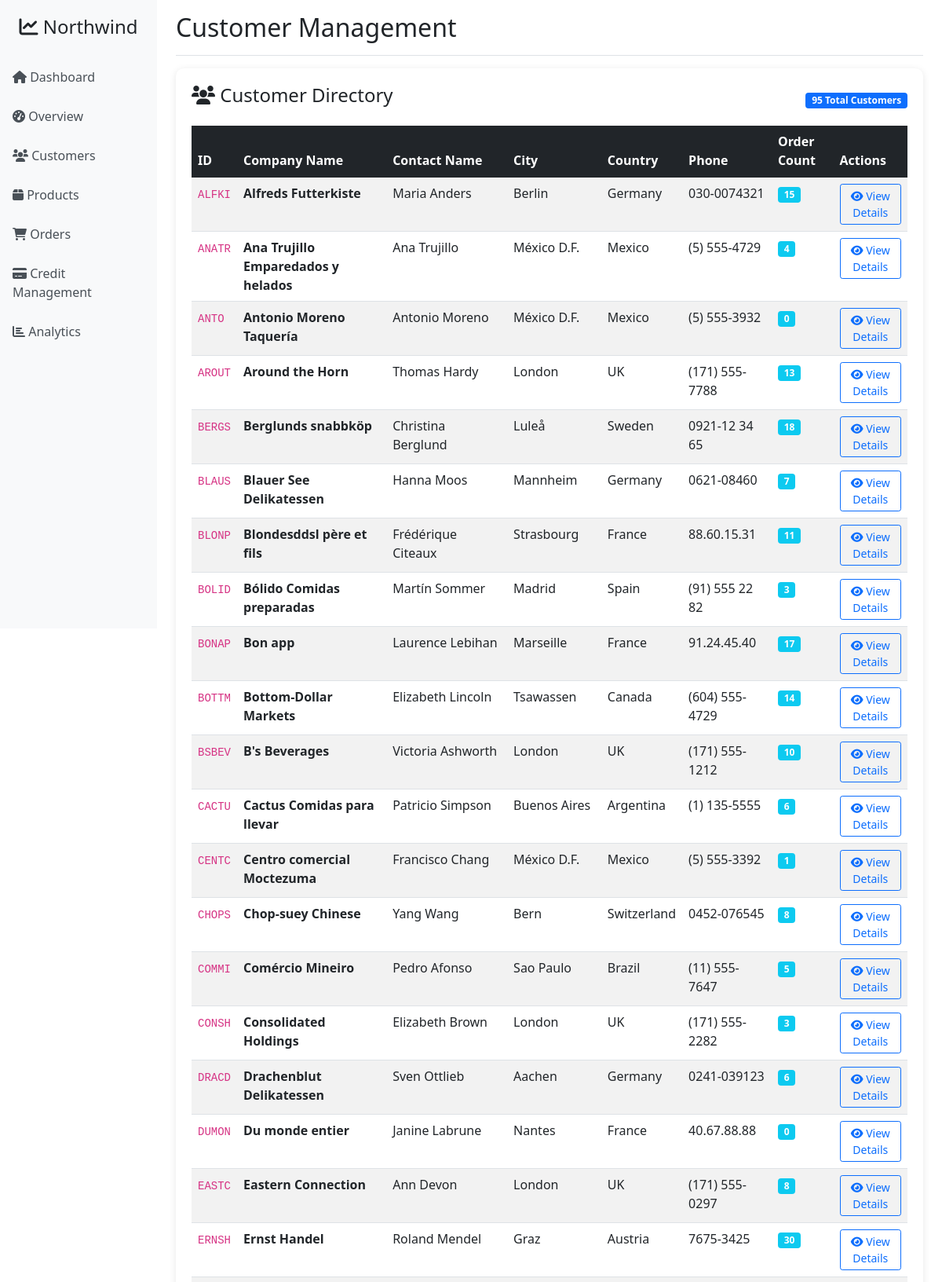
Page /customers (upper part) on the committed database.
### src/models/northwind.py (models this page shows)
class Customer(Base):
    __tablename__ = 'Customer'
    Id = Column(String(8000), primary_key=True)
    CompanyName = Column(String(8000))
    ContactName = Column(String(8000))
    ContactTitle = Column(String(8000))
    Address = Column(String(8000))
    City = Column(String(8000))
    Region = Column(String(8000))
    PostalCode = Column(String(8000))
    Country = Column(String(8000))
    Phone = Column(String(8000))
    Fax = Column(String(8000))
    Balance = Column(Numeric)
    CreditLimit = Column(Numeric)
    OrderCount = Column(Integer, default=0)
    UnpaidOrderCount = Column(Integer, default=0)
    Client_id = Column(Integer)
    orders = relationship("Order", back_populates="customer")
    def to_dict(self):
        return {
            'Id': self.Id,
            'CompanyName': self.CompanyName,
            'ContactName': self.ContactName,
            'ContactTitle': self.ContactTitle,
            'Address': self.Address,
            'City': self.City,
            'Region': self.Region,
            'PostalCode': self.PostalCode,
            'Country': self.Country,
            'Phone': self.Phone,
            'Fax': self.Fax,
            'Balance': float(self.Balance) if self.Balance else None,
            'CreditLimit': float(self.CreditLimit) if self.CreditLimit else None,
            'OrderCount': self.OrderCount,
            'UnpaidOrderCount': self.UnpaidOrderCount
        }

### src/routes/main_routes.py (the view)
@bp.route('/customers')
def customers():
    try:
        data_service = DataService()
        customers = data_service.get_customers()
        customers_list = [customer.to_dict() for customer in customers]
        countries = {}
        for customer in customers_list:
            country = customer.get('Country') or 'Unknown'
            if country not in countries:
                countries[country] = 0
            countries[country] += 1
        return render_template('customers.html', customers=customers_list, countries=countries)
    except Exception as e:
        print(f"Error in customers route: {e}")  # Debug print
        return render_template('customers.html', customers=[], countries={})

### src/services/data_service.py (called while the page is built)
    def __del__(self):
        if hasattr(self, 'session'):
            self.session.close()

    def get_customers(self) -> List[Customer]:
        return self.session.query(Customer).all()

### templates/customers.html (shortened to what this page needs)
{% extends "base.html" %}
{% block header %}Customer Management{% endblock %}
{% block content %}
<div class="row">
    <div class="col-md-12">
        <div class="chart-container">
            <div class="d-flex justify-content-between align-items-center mb-3">
                <h4><i class="fas fa-users"></i> Customer Directory</h4>
                <div>
                    <span class="badge bg-primary">{{ customers|length if customers else 0 }} Total Customers</span>
                </div>
            </div>
            {% if customers %}
            <div class="table-responsive">
                <table class="table table-striped table-hover">
                    <thead class="table-dark">
                        <tr>
                            <th>ID</th>
                            <th>Company Name</th>
                            <th>Contact Name</th>
                            <th>City</th>
                            <th>Country</th>
                            <th>Phone</th>
                            <th>Order Count</th>
                            <th>Actions</th>
                        </tr>
                    </thead>
                    <tbody>
                        {% for customer in customers %}
                        <tr>
                            <td><code>{{ customer.Id }}</code></td>
                            <td><strong>{{ customer.CompanyName or 'N/A' }}</strong></td>
                            <td>{{ customer.ContactName or 'N/A' }}</td>
                            <td>{{ customer.City or 'N/A' }}</td>
                            <td>{{ customer.Country or 'N/A' }}</td>
                            <td>{{ customer.Phone or 'N/A' }}</td>
                            <td>
                                <span class="badge bg-info">{{ customer.OrderCount or 0 }}</span>
                            </td>
                            <td>
                                <a href="{{ url_for('main.customer_detail', customer_id=customer.Id) }}" class="btn btn-sm btn-outline-primary">
                                    <i class="fas fa-eye"></i> View Details
                                </a>
                            </td>
                        </tr>
                        {% endfor %}
                    </tbody>
                </table>
            </div>
            {% else %}
            <div class="alert alert-info">
                <i class="fas fa-info-circle"></i> No customers found in the database.
            </div>
            {% endif %}
        </div>
    </div>
</div>
{% endblock %}

### templates/base.html (style rules this page uses)
.chart-container { background: white; border-radius: 10px; padding: 20px; box-shadow: 0 2px 10px rgba(0,0,0,0.1); margin-bottom: 20px; }

### rows in the picture
Customer: Id "ALFKI", CompanyName "Alfreds Futterkiste", ContactName "Maria Anders", City "Berlin", Country "Germany", Phone "030-0074321", OrderCount "15"
Customer: Id "ANATR", CompanyName "Ana Trujillo Emparedados y helados", ContactName "Ana Trujillo", City "México D.F.", Country "Mexico", Phone "(5) 555-4729", OrderCount "4"
Customer: Id "ANTO", CompanyName "Antonio Moreno Taquería", ContactName "Antonio Moreno", City "México D.F.", Country "Mexico", Phone "(5) 555-3932", OrderCount "0"
Customer: Id "AROUT", CompanyName "Around the Horn", ContactName "Thomas Hardy", City "London", Country "UK", Phone "(171) 555-7788", OrderCount "13"
Customer: Id "BERGS", CompanyName "Berglunds snabbköp", ContactName "Christina Berglund", City "Luleå", Country "Sweden", Phone "0921-12 34 65", OrderCount "18"
Customer: Id "BLAUS", CompanyName "Blauer See Delikatessen", ContactName "Hanna Moos", City "Mannheim", Country "Germany", Phone "0621-08460", OrderCount "7"
Customer: Id "BLONP", CompanyName "Blondesddsl père et fils", ContactName "Frédérique Citeaux", City "Strasbourg", Country "France", Phone "88.60.15.31", OrderCount "11"
Customer: Id "BOLID", CompanyName "Bólido Comidas preparadas", ContactName "Martín Sommer", City "Madrid", Country "Spain", Phone "(91) 555 22 82", OrderCount "3"
Customer: Id "BONAP", CompanyName "Bon app", ContactName "Laurence Lebihan", City "Marseille", Country "France", Phone "91.24.45.40", OrderCount "17"
Customer: Id "BOTTM", CompanyName "Bottom-Dollar Markets", ContactName "Elizabeth Lincoln", City "Tsawassen", Country "Canada", Phone "(604) 555-4729", OrderCount "14"
Customer: Id "BSBEV", CompanyName "B's Beverages", ContactName "Victoria Ashworth", City "London", Country "UK", Phone "(171) 555-1212", OrderCount "10"
Customer: Id "CACTU", CompanyName "Cactus Comidas para llevar", ContactName "Patricio Simpson", City "Buenos Aires", Country "Argentina", Phone "(1) 135-5555", OrderCount "6"
Customer: Id "CENTC", CompanyName "Centro comercial Moctezuma", ContactName "Francisco Chang", City "México D.F.", Country "Mexico", Phone "(5) 555-3392", OrderCount "1"
Customer: Id "CHOPS", CompanyName "Chop-suey Chinese", ContactName "Yang Wang", City "Bern", Country "Switzerland", Phone "0452-076545", OrderCount "8"
Customer: Id "COMMI", CompanyName "Comércio Mineiro", ContactName "Pedro Afonso", City "Sao Paulo", Country "Brazil", Phone "(11) 555-7647", OrderCount "5"
Customer: Id "CONSH", CompanyName "Consolidated Holdings", ContactName "Elizabeth Brown", City "London", Country "UK", Phone "(171) 555-2282", OrderCount "3"
Customer: Id "DRACD", CompanyName "Drachenblut Delikatessen", ContactName "Sven Ottlieb", City "Aachen", Country "Germany", Phone "0241-039123", OrderCount "6"
Customer: Id "DUMON", CompanyName "Du monde entier", ContactName "Janine Labrune", City "Nantes", Country "France", Phone "40.67.88.88", OrderCount "0"
Customer: Id "EASTC", CompanyName "Eastern Connection", ContactName "Ann Devon", City "London", Country "UK", Phone "(171) 555-0297", OrderCount "8"
Customer: Id "ERNSH", CompanyName "Ernst Handel", ContactName "Roland Mendel", City "Graz", Country "Austria", Phone "7675-3425", OrderCount "30"

### other values in the picture
{{ customers|length if customers else 0 }} "95"
